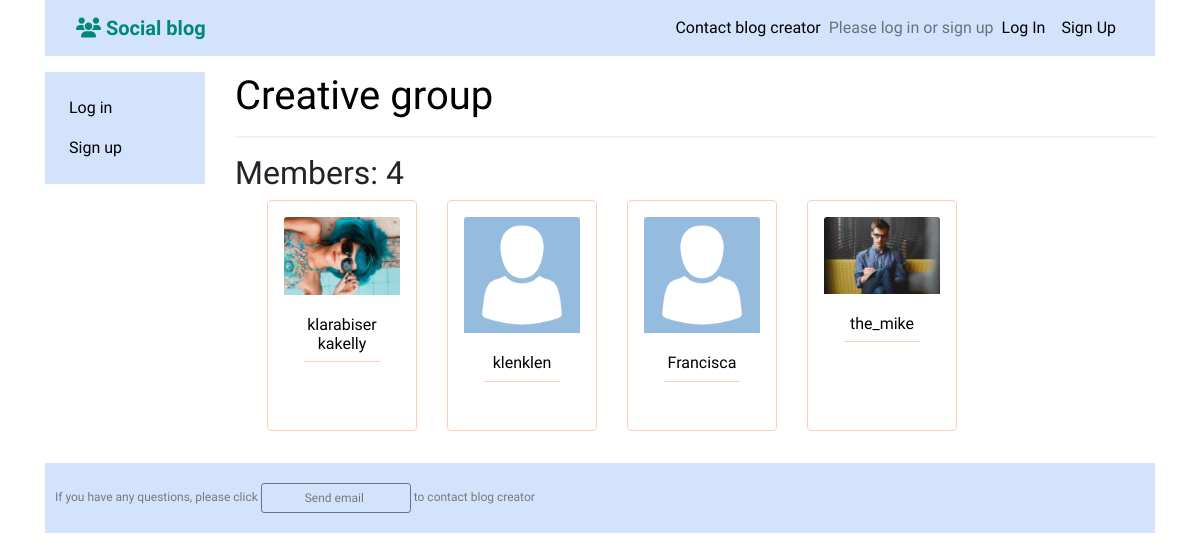
The app's page /groups/members/in/creative-group/, older data.
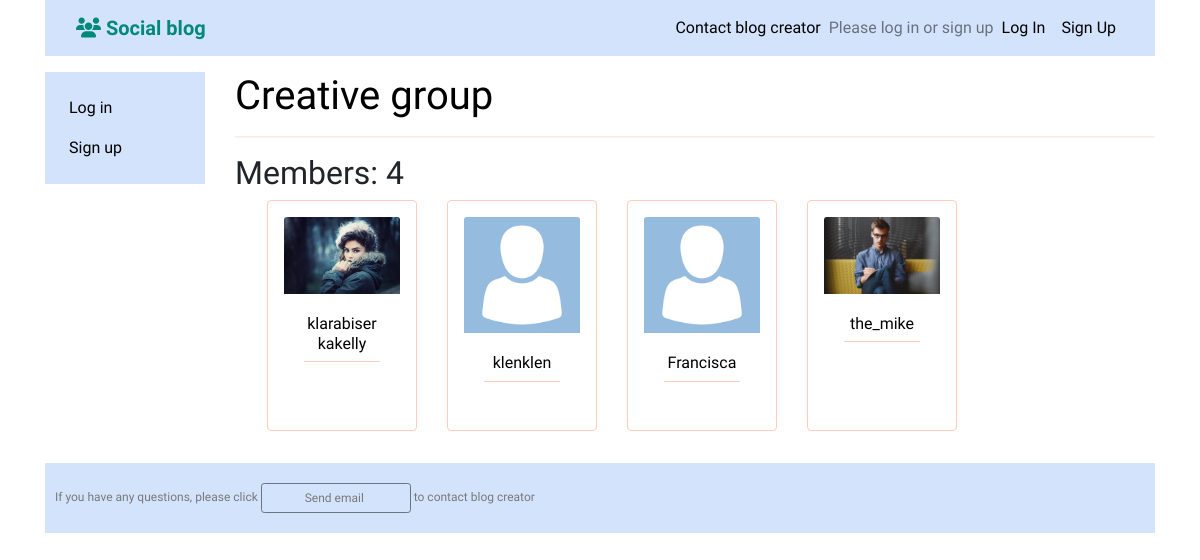
The same page, newer data.
### profiles/models.py (models this page shows, shortened)
class Profile(models.Model):
    first_name = models.CharField(max_length=100, blank=True)
    last_name = models.CharField(max_length=100, blank=True)
    user = models.OneToOneField(User, on_delete=models.CASCADE)
    bio = models.TextField(default='No bio...')
    friends = models.ManyToManyField(User, related_name='friends', blank=True)
    email = models.EmailField(max_length=200, blank=True)
    country = models.CharField(max_length=200,blank=True)
    avatar = models.ImageField(default='avatar.png', upload_to='avatars/')
    slug = models.SlugField(unique=True, blank=True)
    updated = models.DateTimeField(auto_now=True)
    created = models.DateTimeField(auto_now_add=True)
    objects = ProfileManager()
    def __str__(self):
        return f'{self.user.username}'   #-{self.created.strftime("%d-%m-%Y")}
    __initial_first_name = None
    __initial_last_name = None
    def __init__(self, *args, **kwargs):
        super().__init__(*args, **kwargs)
        self.__initial_first_name = self.first_name
        self.__initial_last_name = self.last_name
    class Meta:
        ordering = ['-created',]

### groups/views.py (the view)
# urls.py: path('members/in/<slug:slug>/',views.ListMembersGroup.as_view(), name='members_in_group')
class ListMembersGroup(generic.DetailView):
    model = Group
    template_name = 'groups/group_member_list.html'

### profiles/context_processors.py (called while the page is built)
def profile_pic(request):
    if request.user.is_authenticated:
        profile_obj = Profile.objects.get(user=request.user)
        pic = profile_obj.avatar
        return {'picture': pic}
    return {}

def invitations_no_rec(request):
    if request.user.is_authenticated:
        profile_obj = Profile.objects.get(user=request.user)
        qs_count = Relationship.objects.invitations_received(profile_obj).count()
        return {'invitations_no': qs_count}
    return {}

### groups/templates/groups/group_member_list.html (shortened to what this page needs)
<!DOCTYPE html>
{% extends 'base.html'%}
{% block content %}
    <h1><a href="{% url 'groups:single' slug=group.slug %}">{{group.name}}</a></h1><hr>
    <h2>Members: {{group.members.count}}</h2>
    <ul class="card-deck">
        {% for name in group.members.all %}
            <li class="card" style='max-width:150px;'>
                <div class="card-body text-center p-3">
                    <a href="{% url 'profiles:profile_detail_view' slug=name.slug %}">
                        <img class="card-img-top" src="{{name.avatar.url}}">
                    <div class="card-body">
                        <div class='card-title'>
                            <h6>{{name}}</h6>
                        </div>
                    </div></a>
                </div>
            </li>
        {% endfor %}
    </ul>
{% endblock %}

Row changes from the older to the newer data that the page shows:
changed Profile "klarabiserkakelly": avatar: a different picture
